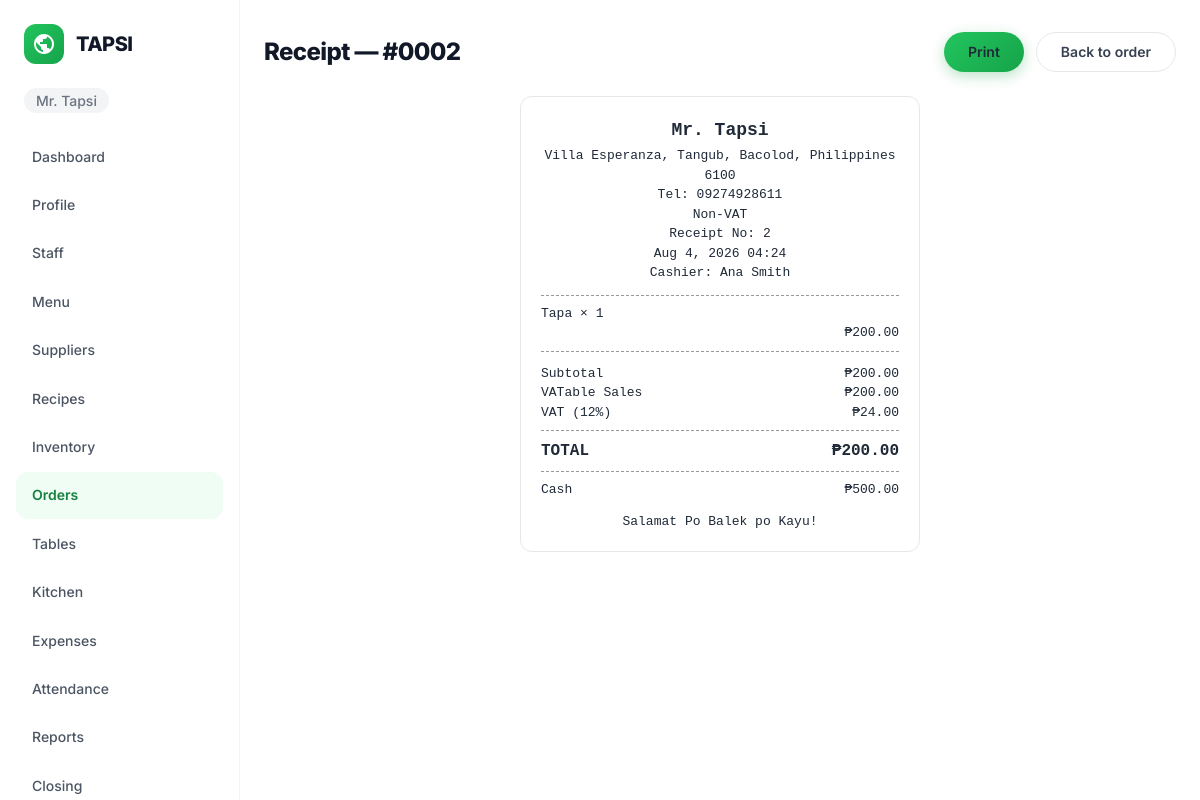
/orders/11/receipt/ (signed in), run on the app's committed database.
### accounts/models.py (models this page shows, shortened)
class User(AbstractUser):
    class Role(models.TextChoices):
        OWNER = "OWNER", "Owner"
        MANAGER = "MANAGER", "Manager"
        CASHIER = "CASHIER", "Cashier"
        KITCHEN = "KITCHEN", "Kitchen"
    username = models.CharField(max_length=254, unique=True, editable=False)
    email = models.EmailField(unique=True)
    restaurant = models.ForeignKey(Restaurant, on_delete=models.PROTECT, related_name="users", null=True, blank=True)
    role = models.CharField(max_length=10, choices=Role.choices, default=Role.CASHIER)
    phone = models.CharField(max_length=30, blank=True, validators=[RegexValidator(r"^[0-9+() -]*$", "Enter a valid phone number.")])
    avatar = models.FileField(upload_to="avatars/", blank=True)
    must_change_password = models.BooleanField(default=False)
    failed_login_count = models.PositiveSmallIntegerField(default=0)
    locked_until = models.DateTimeField(null=True, blank=True)
    pending_email = models.EmailField(blank=True)
    is_deleted = models.BooleanField(default=False)
    deleted_at = models.DateTimeField(null=True, blank=True)
    USERNAME_FIELD = "email"
    REQUIRED_FIELDS: list[str] = []
    objects = UserManager()
    class Meta:
        indexes = [
            models.Index(fields=["restaurant", "role"]),
            models.Index(fields=["restaurant", "is_active", "is_deleted"]),
        ]

class Restaurant(models.Model):
    name = models.CharField(max_length=150)
    address = models.TextField(blank=True)
    contact_number = models.CharField(max_length=30, blank=True)
    tin = models.CharField(max_length=30, blank=True)
    is_vat_registered = models.BooleanField(default=False)
    receipt_footer = models.CharField(max_length=255, blank=True)
    timezone = models.CharField(max_length=50, default="Asia/Manila", editable=False)
    created_at = models.DateTimeField(auto_now_add=True)

### orders/models.py (models this page shows, shortened)
class Order(models.Model):
    class Type(models.TextChoices):
        DINE_IN = "DINE_IN", "Dine-in"
        TAKE_OUT = "TAKE_OUT", "Take-out"
        DELIVERY = "DELIVERY", "Delivery"
    class Status(models.TextChoices):
        PENDING = "PENDING", "Pending"
        PREPARING = "PREPARING", "Preparing"
        READY = "READY", "Ready"
        COMPLETED = "COMPLETED", "Completed"
        CANCELLED = "CANCELLED", "Cancelled"
    class DiscountType(models.TextChoices):
        SENIOR = "SENIOR", "Senior Citizen (20%)"
        PWD = "PWD", "PWD (20%)"
        MANUAL = "MANUAL", "Manual"
    restaurant_id = models.PositiveIntegerField(db_index=True)
    order_number = models.CharField(max_length=12, blank=True)  # #0042 (FR-081)
    reference = models.CharField(max_length=16, unique=True)    # global unique ref (FR-081)
    order_type = models.CharField(max_length=10, choices=Type.choices, default=Type.DINE_IN)
    table = models.ForeignKey(
        DiningTable, on_delete=models.PROTECT, null=True, blank=True,
        related_name="orders",
    )
    status = models.CharField(max_length=12, choices=Status.choices, default=Status.PENDING)
    business_date = models.DateField(default=business_date_today, db_index=True)  # BR-014
    subtotal = models.DecimalField(max_digits=12, decimal_places=2, default=0)
    discount_type = models.CharField(
        max_length=12, choices=DiscountType.choices, null=True, blank=True
    )
    discount_ref = models.CharField(max_length=40, blank=True)   # Senior/PWD ID number
    discount_amount = models.DecimalField(max_digits=12, decimal_places=2, default=0)
    manual_discount_pct = models.DecimalField(max_digits=5, decimal_places=2, null=True, blank=True)
    discount_needs_approval = models.BooleanField(default=False)
    discount_approved_by = models.ForeignKey(
        "accounts.User", on_delete=models.SET_NULL, null=True, blank=True,
        related_name="discounts_approved",
    )
    vatable_sales = models.DecimalField(max_digits=12, decimal_places=2, default=0)
    vat_exempt_sales = models.DecimalField(max_digits=12, decimal_places=2, default=0)
    vat_amount = models.DecimalField(max_digits=12, decimal_places=2, default=0)
    total = models.DecimalField(max_digits=12, decimal_places=2, default=0)
    customer_name = models.CharField(max_length=120, blank=True)
    customer_phone = models.CharField(max_length=30, blank=True)
    customer_address = models.TextField(blank=True)
    cancel_reason = models.CharField(max_length=255, blank=True)
    cancelled_by = models.ForeignKey(
        "accounts.User", on_delete=models.SET_NULL, null=True, blank=True,
        related_name="orders_cancelled",
    )
    receipt_no = models.PositiveBigIntegerField(null=True, blank=True)  # FR-103 serial
    receipt_reprinted_count = models.PositiveSmallIntegerField(default=0)  # FR-104
    created_by = models.ForeignKey(
        "accounts.User", on_delete=models.SET_NULL, null=True, blank=True,
        related_name="orders_created",
    )
    created_at = models.DateTimeField(auto_now_add=True)
    updated_at = models.DateTimeField(auto_now=True)
    class Meta:
        ordering = ("-created_at",)

class OrderItem(models.Model):
    order = models.ForeignKey(Order, on_delete=models.CASCADE, related_name="items")
    menu_item = models.ForeignKey(
        "menu.MenuItem", on_delete=models.PROTECT, null=True, related_name="order_items"
    )
    item_name = models.CharField(max_length=120)          # snapshot at sale
    unit_price = models.DecimalField(max_digits=12, decimal_places=2)  # snapshot at sale
    quantity = models.PositiveSmallIntegerField(default=1, validators=[MinValueValidator(1)])
    notes = models.CharField(max_length=255, blank=True)  # e.g., "no onions"
    created_at = models.DateTimeField(auto_now_add=True)
    class Meta:
        ordering = ("id",)
    @property
    def addons_total(self):
        return sum((a.price for a in self.addons.all()), Decimal("0"))
    @property
    def line_total(self):
        return round_money((self.unit_price + self.addons_total) * self.quantity)

class Payment(models.Model):
    class Method(models.TextChoices):
        CASH = "CASH", "Cash"
        GCASH = "GCASH", "GCash"
        CARD = "CARD", "Card"
        BANK_TRANSFER = "BANK_TRANSFER", "Bank Transfer"
    restaurant_id = models.PositiveIntegerField(db_index=True)
    order = models.ForeignKey(Order, on_delete=models.PROTECT, related_name="payments")
    method = models.CharField(max_length=14, choices=Method.choices)
    amount = models.DecimalField(max_digits=12, decimal_places=2)  # negative = refund
    tendered = models.DecimalField(max_digits=12, decimal_places=2, null=True, blank=True)
    change_given = models.DecimalField(max_digits=12, decimal_places=2, null=True, blank=True)
    reference_no = models.CharField(max_length=60, blank=True)
    refund_of = models.ForeignKey(
        "self", on_delete=models.SET_NULL, null=True, blank=True, related_name="refunds"
    )
    refund_reason = models.CharField(max_length=255, blank=True)
    received_by = models.ForeignKey(
        "accounts.User", on_delete=models.SET_NULL, null=True, blank=True
    )
    business_date = models.DateField(default=business_date_today, db_index=True)  # BR-014
    created_at = models.DateTimeField(auto_now_add=True)
    class Meta:
        ordering = ("-created_at",)

### orders/views.py (the view)
# urls.py: path("<int:pk>/receipt/", views.receipt, name="receipt"),
@user_passes_test(_is_staff)
def receipt(request, pk, reprint=False):
    rid = _restaurant_id(request.user)
    order = get_object_or_404(Order, pk=pk, restaurant_id=rid)
    if reprint and order.status == Order.Status.COMPLETED:
        order.receipt_reprinted_count += 1
        order.save(update_fields=["receipt_reprinted_count"])
    context = services.receipt_context(order, reprint=reprint)
    return render(request, "orders/receipt.html", context)

### templates/orders/receipt.html (shortened to what this page needs)
{% extends 'base.html' %}
{% block content %}
<div class="page-heading">
    <div>
        <h1>Receipt — {{ order.order_number }}</h1>
    </div>
    <div style="display: flex; gap: var(--space-3);">
        <button onclick="window.print()" class="btn btn-primary">Print</button>
        <a href="{% url 'orders:order_detail' order.pk %}" class="btn btn-secondary">Back to order</a>
    </div>
</div>
<div id="receipt" style="max-width: 400px; margin: 0 auto; background: white; border: 1px solid var(--gray-200); border-radius: var(--radius-lg); padding: var(--space-5); font-family: 'Courier New', monospace; font-size: 13px; line-height: 1.5;">
    <div style="text-align: center;">
        <h2 style="font-size: 18px; margin-bottom: 2px;">{{ restaurant.name }}</h2>
        {% if restaurant.address %}<div>{{ restaurant.address }}</div>{% endif %}
        {% if restaurant.contact_number %}<div>Tel: {{ restaurant.contact_number }}</div>{% endif %}
        <div>{% if restaurant.is_vat_registered %}VAT Registered{% else %}Non-VAT{% endif %}</div>
        <div>Receipt No: {{ order.receipt_no }}</div>
        <div>{{ order.created_at|date:"M j, Y H:i" }}</div>
        <div>Cashier: {{ order.created_by.get_full_name|default:order.created_by.email|default:"—" }}</div>
    </div>
    <div style="border-top: 1px dashed #999; border-bottom: 1px dashed #999; margin: var(--space-3) 0; padding: var(--space-2) 0;">
        {% for item in items %}
        <div>{{ item.item_name }} × {{ item.quantity }}</div>
        <div style="display: flex; justify-content: space-between;"><span>₱{{ item.line_total|floatformat:2 }}</span></div>
        {% endfor %}
    </div>
    <div style="margin-bottom: var(--space-2);">
        <div style="display: flex; justify-content: space-between;"><span>Subtotal</span><span>₱{{ order.subtotal|floatformat:2 }}</span></div>
        <div style="display: flex; justify-content: space-between;"><span>VATable Sales</span><span>₱{{ order.vatable_sales|floatformat:2 }}</span></div>
        <div style="display: flex; justify-content: space-between;"><span>VAT (12%)</span><span>₱{{ order.vat_amount|floatformat:2 }}</span></div>
        <div style="display: flex; justify-content: space-between; font-size: 16px; font-weight: 700; border-top: 1px dashed #999; margin-top: var(--space-2); padding-top: var(--space-2);"><span>TOTAL</span><span>₱{{ order.total|floatformat:2 }}</span></div>
    </div>
    <div style="border-top: 1px dashed #999; padding-top: var(--space-2);">
        {% for payment in payments %}
        <div style="display: flex; justify-content: space-between;"><span>{{ payment.get_method_display }}{% if payment.reference_no %} ({{ payment.reference_no }}){% endif %}</span><span>₱{{ payment.amount|floatformat:2 }}</span></div>
        {% endfor %}
    </div>
    {% if restaurant.receipt_footer %}
    <div style="text-align: center; margin-top: var(--space-3);">{{ restaurant.receipt_footer }}</div>
    {% endif %}
</div>
{% endblock %}

### templates/base.html (shortened to what this page needs)
{% load static %}
<!doctype html>
<html lang="en">
<head>
    <link rel="stylesheet" href="{% static 'css/design/tokens.css' %}">
    <link rel="stylesheet" href="{% static 'css/design/components.css' %}">
    <link rel="stylesheet" href="{% static 'css/app.css' %}">
</head>
<body>
    {% if user.is_authenticated %}
    <aside class="sidebar">
        <a class="navbar-logo" href="{% url 'dashboard' %}">
            <div class="navbar-logo-icon">
            </div>
            <span class="navbar-logo-text">TAPSI</span>
        </a>
        <div class="sidebar-restaurant"><span class="nav-restaurant-name">{{ user.restaurant.name }}</span></div>
        <nav class="sidebar-nav">
            <ul class="sidebar-links">
                <li><a href="{% url 'dashboard' %}" class="{% if request.resolver_match.url_name == 'dashboard' %}active{% endif %}">Dashboard</a></li>
                <li><a href="{% url 'accounts:profile' %}" class="{% if request.resolver_match.url_name == 'profile' %}active{% endif %}">Profile</a></li>
                {% if user.role == 'OWNER' or user.role == 'MANAGER' %}
                <li><a href="{% url 'accounts:staff_list' %}" class="{% if request.resolver_match.url_name == 'staff_list' or request.resolver_match.url_name == 'create_staff' %}active{% endif %}">Staff</a></li>
                <li><a href="{% url 'menu:menu_list' %}" class="{% if 'menu' in request.resolver_match.app_name %}active{% endif %}">Menu</a></li>
                <li><a href="{% url 'suppliers:supplier_list' %}" class="{% if 'suppliers' in request.resolver_match.app_name %}active{% endif %}">Suppliers</a></li>
                <li><a href="{% url 'recipes:recipe_list' %}" class="{% if 'recipes' in request.resolver_match.app_name %}active{% endif %}">Recipes</a></li>
                {% endif %}
                <li><a href="{% url 'inventory:ingredient_list' %}" class="{% if 'inventory' in request.resolver_match.app_name %}active{% endif %}">Inventory</a></li>
                <li><a href="{% url 'orders:order_list' %}" class="{% if 'orders' in request.resolver_match.app_name and request.resolver_match.url_name != 'table_list' %}active{% endif %}">Orders</a></li>
                <li><a href="{% url 'orders:table_list' %}" class="">Tables</a></li>
                <li><a href="{% url 'orders:kitchen_queue' %}" class="{% if request.resolver_match.url_name == 'kitchen_queue' %}active{% endif %}">Kitchen</a></li>
                {% if user.role == 'OWNER' or user.role == 'MANAGER' or user.role == 'CASHIER' %}
                <li><a href="{% url 'expenses:expense_list' %}" class="{% if 'expenses' in request.resolver_match.app_name %}active{% endif %}">Expenses</a></li>
                {% endif %}
                <li><a href="{% url 'employees:attendance_list' %}" class="{% if 'employees' in request.resolver_match.app_name %}active{% endif %}">Attendance</a></li>
                {% if user.role == 'OWNER' or user.role == 'MANAGER' %}
                <li><a href="{% url 'reports:daily_sales' %}" class="{% if 'reports' in request.resolver_match.app_name %}active{% endif %}">Reports</a></li>
                <li><a href="{% url 'closing:closing_list' %}" class="{% if 'closing' in request.resolver_match.app_name %}active{% endif %}">Closing</a></li>
                {% endif %}
            </ul>
        </nav>
    </aside>
    {% endif %}
    <main class="{% if user.is_authenticated %}app-main{% endif %}">
        <div class="container">
            {% block content %}{% endblock %}
        </div>
    </main>
</body>
</html>

### data on the page
User: restaurant.name "Mr. Tapsi"
Order: order_number "#0002", receipt_no "2", created_at "Aug 4, 2026 04:24", created_by.get_full_name "Ana Smith", subtotal "200.00", vatable_sales "200.00", vat_amount "24.00", total "200.00"
Restaurant: name "Mr. Tapsi", address "Villa Esperanza, Tangub, Bacolod, Philippines 6100", contact_number "09274928611", receipt_footer "Salamat Po Balek po Kayu!"
OrderItem: item_name "Tapa", quantity "1", line_total "200.00"
Payment: method "Cash", amount "500.00"
